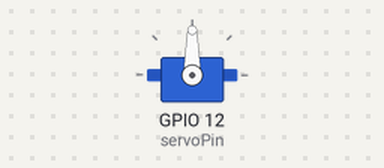
The sketch below on a simulated ESP32. Parts: servo. WiFi joins after 1.5 s; servers stay silent unless stated; no MQTT or app messages arrive unless stated; the camera gives no picture; what the sketch prints to the serial monitor is not drawn.

Above: at 1.85 s.
At 3.15 s:
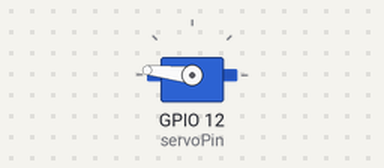
At 4.45 s:
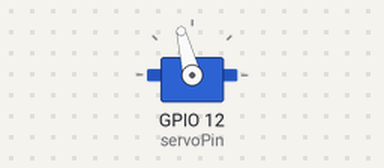
At 7.25 s:
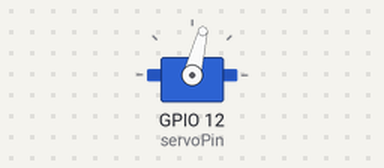
Timing chart, 0 to 9.1 s (numbered marks = the images above):
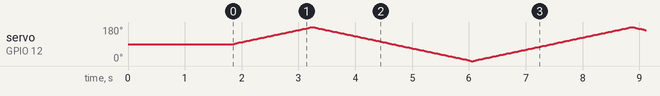

The sketch:

camera_servo.ino
```cpp
/*
 * ESP32-CAM: MJPEG stream + MQTT servo control
 * Board: AI Thinker ESP32-CAM (Arduino IDE)
 * Libraries: WiFi, PubSubClient, ESP32Servo, esp32-camera (built-in)
 *
 * Camera stream: http://<ESP32-IP>/stream
 * PC vision:     python src/vision_node.py --camera http://<ESP32-IP>/stream --name Patience
 *
 * Servo signal -> GPIO12 (safe on ESP32-CAM; avoid GPIO14 on AI-Thinker)
 * Servo VCC    -> 5V external supply recommended
 * Servo GND    -> GND
 */

#include "esp_camera.h"
#include <WiFi.h>
#include <ESPmDNS.h>
#include <WebServer.h>
#include <PubSubClient.h>
#include <ESP32Servo.h>

// --- WiFi / MQTT ---
const char* ssid = "Tecno pop";
const char* password = "tecnopop";

// Tecno pop LAN: PC=192.168.1.100, ESP32=192.168.1.50, gateway=192.168.1.1
#define USE_STATIC_IP 1
#if USE_STATIC_IP
  IPAddress local_IP(192, 168, 1, 50);
  IPAddress gateway(192, 168, 1, 1);
  IPAddress subnet(255, 255, 255, 0);
#endif

const char* mqtt_server = "157.173.101.159";
const int mqtt_port = 1883;
const char* client_id = "esp32cam_team213";
const char* topic_movement = "vision/team213/movement";
const char* topic_heartbeat = "vision/team213/heartbeat";

// --- Servo ---
Servo myServo;
const int servoPin = 12;
int currentAngle = 90;
bool isSearching = true;
unsigned long lastSweepTime = 0;
int sweepStep = 2;
unsigned long lastFaceDetectTime = 0;
const unsigned long FACE_TIMEOUT = 2000;

WiFiClient espClient;
PubSubClient mqtt(espClient);
WebServer server(80);

// --- ESP32-CAM (AI-Thinker) pin map ---
#define PWDN_GPIO_NUM     32
#define RESET_GPIO_NUM    -1
#define XCLK_GPIO_NUM      0
#define SIOD_GPIO_NUM     26
#define SIOC_GPIO_NUM     27
#define Y9_GPIO_NUM       35
#define Y8_GPIO_NUM       34
#define Y7_GPIO_NUM       39
#define Y6_GPIO_NUM       36
#define Y5_GPIO_NUM       21
#define Y4_GPIO_NUM       19
#define Y3_GPIO_NUM       18
#define Y2_GPIO_NUM        5
#define VSYNC_GPIO_NUM    25
#define HREF_GPIO_NUM     23
#define PCLK_GPIO_NUM     22

void setup_wifi() {
  WiFi.mode(WIFI_STA);
#if USE_STATIC_IP
  WiFi.config(local_IP, gateway, subnet);
#endif
  WiFi.begin(ssid, password);
  Serial.print("Connecting WiFi (");
  Serial.print(ssid);
  Serial.print(")");
  int tries = 0;
  while (WiFi.status() != WL_CONNECTED && tries < 40) {
    delay(500);
    Serial.print(".");
    tries++;
  }
  Serial.println();
  if (WiFi.status() != WL_CONNECTED) {
    Serial.println("WiFi FAILED — check ssid/password in sketch and re-flash.");
    return;
  }
  Serial.print("WiFi OK  IP: ");
  Serial.println(WiFi.localIP());
  Serial.print("Stream: http://");
  Serial.print(WiFi.localIP());
  Serial.println("/stream");
  if (MDNS.begin("esp32cam")) {
    Serial.println("mDNS:   http://esp32cam.local/stream");
  }
}

bool init_camera() {
  camera_config_t config;
  config.ledc_channel = LEDC_CHANNEL_0;
  config.ledc_timer = LEDC_TIMER_0;
  config.pin_d0 = Y2_GPIO_NUM;
  config.pin_d1 = Y3_GPIO_NUM;
  config.pin_d2 = Y4_GPIO_NUM;
  config.pin_d3 = Y5_GPIO_NUM;
  config.pin_d4 = Y6_GPIO_NUM;
  config.pin_d5 = Y7_GPIO_NUM;
  config.pin_d6 = Y8_GPIO_NUM;
  config.pin_d7 = Y9_GPIO_NUM;
  config.pin_xclk = XCLK_GPIO_NUM;
  config.pin_pclk = PCLK_GPIO_NUM;
  config.pin_vsync = VSYNC_GPIO_NUM;
  config.pin_href = HREF_GPIO_NUM;
  config.pin_sccb_sda = SIOD_GPIO_NUM;
  config.pin_sccb_scl = SIOC_GPIO_NUM;
  config.pin_pwdn = PWDN_GPIO_NUM;
  config.pin_reset = RESET_GPIO_NUM;
  config.xclk_freq_hz = 20000000;
  config.frame_size = FRAMESIZE_VGA;
  config.pixel_format = PIXFORMAT_JPEG;
  config.grab_mode = CAMERA_GRAB_LATEST;
  config.fb_location = CAMERA_FB_IN_PSRAM;
  config.jpeg_quality = 12;
  config.fb_count = 2;

  esp_err_t err = esp_camera_init(&config);
  if (err != ESP_OK) {
    Serial.printf("Camera init failed: 0x%x\n", err);
    return false;
  }
  return true;
}

const int SERVO_STEP = 3;

void moveServo(int delta) {
  currentAngle += delta;
  if (currentAngle < 0) currentAngle = 0;
  if (currentAngle > 180) currentAngle = 180;
  myServo.write(currentAngle);
  Serial.printf("Servo -> %d deg (delta %+d)\n", currentAngle, delta);
}

void mqtt_callback(char* topic, byte* payload, unsigned int length) {
  if (length > 512) {
    Serial.printf("MQTT msg too large (%u bytes), ignored\n", length);
    return;
  }

  String message = "";
  message.reserve(length);
  for (unsigned int i = 0; i < length; i++) {
    message += (char)payload[i];
  }

  if (message.indexOf("\"MOVE_LEFT\"") >= 0 || message.indexOf("\"status\": \"MOVE_LEFT\"") >= 0) {
    Serial.println("CMD: MOVE_LEFT");
    isSearching = false;
    lastFaceDetectTime = millis();
    moveServo(SERVO_STEP);
  } else if (message.indexOf("\"MOVE_RIGHT\"") >= 0 || message.indexOf("\"status\": \"MOVE_RIGHT\"") >= 0) {
    Serial.println("CMD: MOVE_RIGHT");
    isSearching = false;
    lastFaceDetectTime = millis();
    moveServo(-SERVO_STEP);
  } else if (message.indexOf("\"CENTERED\"") >= 0) {
    Serial.println("CMD: CENTERED");
    isSearching = false;
    lastFaceDetectTime = millis();
  } else if (message.indexOf("\"NO_FACE\"") >= 0) {
    Serial.println("CMD: NO_FACE");
    isSearching = true;
  }
}

void mqtt_reconnect() {
  while (!mqtt.connected()) {
    if (mqtt.connect(client_id)) {
      mqtt.subscribe(topic_movement);
      Serial.println("MQTT connected");
    } else {
      delay(2000);
    }
  }
}

void handle_jpg_stream() {
  WiFiClient client = server.client();
  String response = "HTTP/1.1 200 OK\r\nContent-Type: multipart/x-mixed-replace; boundary=frame\r\n\r\n";
  server.sendContent(response);

  while (client.connected()) {
    camera_fb_t* fb = esp_camera_fb_get();
    if (!fb) {
      continue;
    }
    client.print("--frame\r\nContent-Type: image/jpeg\r\nContent-Length: ");
    client.print(fb->len);
    client.print("\r\n\r\n");
    client.write(fb->buf, fb->len);
    client.print("\r\n");
    esp_camera_fb_return(fb);
    delay(1);
  }
}

void setup() {
  Serial.begin(115200);

  if (!init_camera()) {
    while (true) {
      delay(1000);
    }
  }

  ESP32PWM::allocateTimer(0);
  ESP32PWM::allocateTimer(1);
  ESP32PWM::allocateTimer(2);
  ESP32PWM::allocateTimer(3);
  myServo.setPeriodHertz(50);
  myServo.attach(servoPin, 500, 2400);
  myServo.write(currentAngle);

  setup_wifi();

  mqtt.setServer(mqtt_server, mqtt_port);
  mqtt.setCallback(mqtt_callback);
  mqtt.setBufferSize(1024);

  server.on("/stream", HTTP_GET, handle_jpg_stream);
  server.on("/", HTTP_GET, []() {
    server.send(200, "text/plain", "ESP32-CAM stream: /stream");
  });
  server.begin();

  Serial.println("Camera server ready");
}

void loop() {
  server.handleClient();

  if (!mqtt.connected()) {
    mqtt_reconnect();
  }
  mqtt.loop();

  unsigned long now = millis();

  if (!isSearching && (now - lastFaceDetectTime > FACE_TIMEOUT)) {
    isSearching = true;
  }

  if (isSearching && (now - lastSweepTime > 30)) {
    lastSweepTime = now;
    currentAngle += sweepStep;
    if (currentAngle >= 180) {
      currentAngle = 180;
      sweepStep = -2;
    } else if (currentAngle <= 0) {
      currentAngle = 0;
      sweepStep = 2;
    }
    myServo.write(currentAngle);
  }

  static unsigned long lastHeartbeat = 0;
  if (now - lastHeartbeat > 5000) {
    lastHeartbeat = now;
    mqtt.publish(topic_heartbeat, "{\"node\":\"esp32cam\",\"status\":\"ONLINE\"}");
  }
}
```
